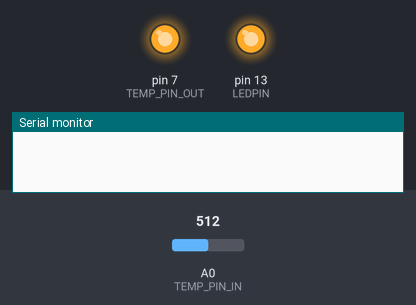
Recording of a sketch running on a simulated Arduino Uno, built with avr-gcc and run on an emulated ATmega328P. Parts: output pins drawn as LEDs (lit = HIGH), the last lines printed to the serial monitor. The test bench sets the inputs (shaded band); at power-on: A0 (TEMP_PIN_IN) = 512.

Above: at 0.5 s.
At 5.0 s:
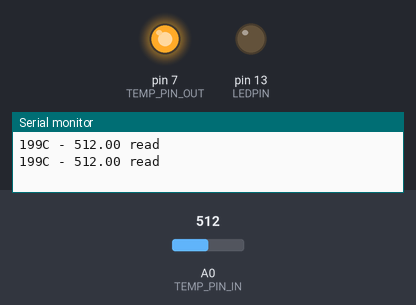
Timing chart, 0 to 6.9 s (numbered marks = the images above):
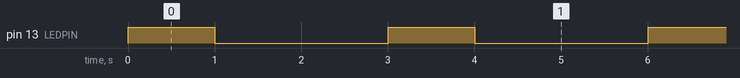

Measured:
- by itself, pin 13 (LEDPIN): alternates HIGH for 1.0 s and LOW for 2.0 s

The sketch:

main.ino
```cpp
#define LEDPIN        13
#define TEMP_PIN_OUT  7
#define TEMP_PIN_IN   A0

void setup(){
  Serial.begin(9600);
  pinMode(LEDPIN, OUTPUT);
  pinMode(TEMP_PIN_OUT, OUTPUT);
  digitalWrite(TEMP_PIN_OUT, HIGH);
}

void loop() {
  digitalWrite(LEDPIN, HIGH);
  float temperatur_val = read_temp();
  int temperatur = map(temperatur_val, 0, 410, -50, 150);
  digitalWrite(LEDPIN, LOW);
  Serial.print(temperatur);
  Serial.print("C - ");
  Serial.print(temperatur_val);
  Serial.println(" read");
  delay(2000);
}

int read_temp(){
  int temp = 0;
  for(int i = 0; i < 10; i++){
    temp += analogRead(A0);
    delay(100);
  }
  return temp/10;
}
```
